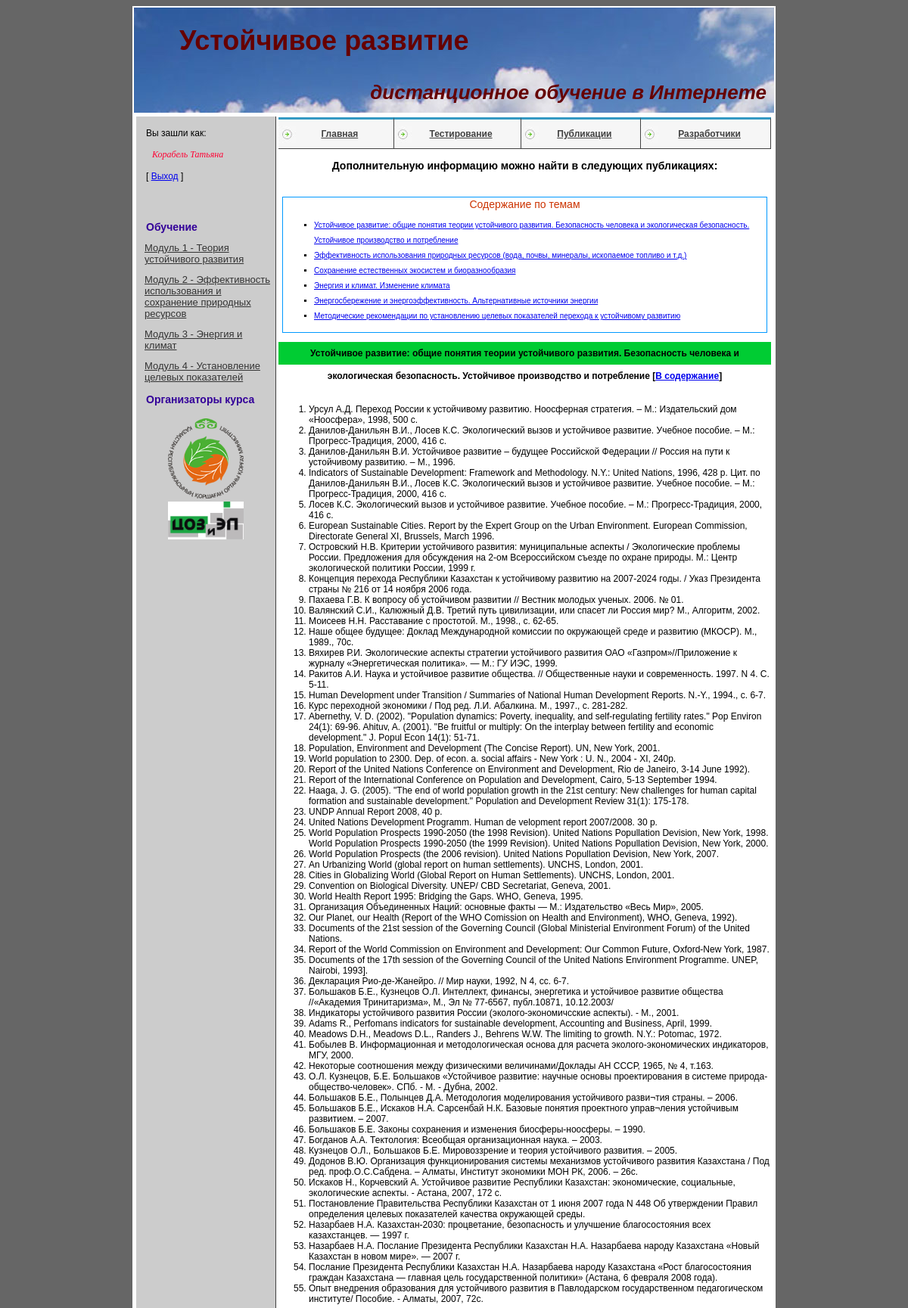
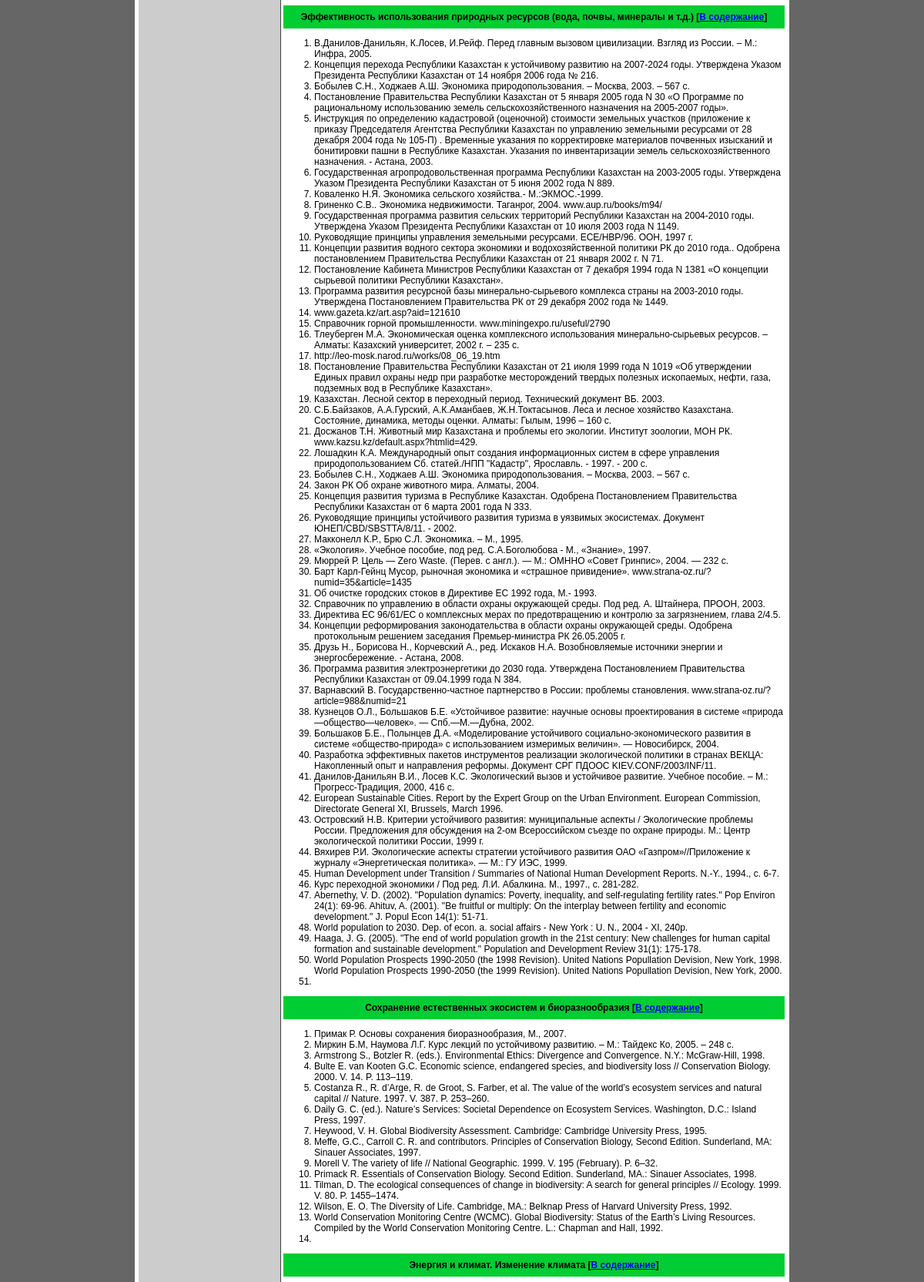
Screenshot of /project/template_view_lesson.php (signed in, upper part) with the database file from the repository (2 pictures, top to bottom).
### tables this page shows
CREATE TABLE `modules` (
  `id` INTEGER(11) NOT NULL AUTO_INCREMENT,
  `title` VARCHAR(255) NOT NULL DEFAULT '',
  `meta_k` VARCHAR(250) NOT NULL DEFAULT '',
  `meta_d` VARCHAR(255) NOT NULL DEFAULT '',
  `text` TEXT NOT NULL,
  PRIMARY KEY (`id`)
);

### project/template_view_lesson.php (the view, shortened to what the rows shown need)
<?session_start();
if (($_SESSION['login'])) {
  include("blocks/bd.php");
  ?>
<!DOCTYPE html PUBLIC "-//W3C//DTD XHTML 1.0 Transitional//EN" "http://www.w3.org/TR/xhtml1/DTD/xhtml1-transitional.dtd">
<html xmlns="http://www.w3.org/1999/xhtml">
    <head>
        <link href="style.css" rel="stylesheet" type="text/css" />
</head>
    <body>
     <table width="850" border="0" align="center" bgcolor="#FFFFFF" class="main_border">
      <?php include("blocks/header.php"); ?>
      <tr>
        <td valign="top"><table width="100%" border="0" align="center">
                        <tr>
                              <?php include("blocks/lefttd.php"); ?>
          </tr>
        </table></td>
       </tr>
    </table>
</body>
</html>
<?
}else{
      include 'procedures/if_not_auth.php';
       }
       ?>

### project/blocks/lefttd.php (shortened to what the rows shown need)
<td width="182" valign="top" class="left">
    <?php
    if (($_SESSION['login'])) {
        ?>
<?
        $result2=mysql_query("select * FROM  modules order by id",$db);
        if(mysql_num_rows($result2)>0) {
            $myrow_for_lessons=mysql_fetch_array($result2);
			echo "<div class='mod_block'>";
            do {
                printf("<p><a class='nav_link' href = 'view_modules.php?module=%s'>%s</a></p>",$myrow_for_lessons["id"],$myrow_for_lessons["title"]);
            }
            while ($myrow_for_lessons=mysql_fetch_array($result2));
echo "</div>";
        }
        else {
            echo "<p> Информация не может быть извлечена, в таблице нет записей</p>";
            exit();
        }
    }
    ?>
</td>

### rows the page displays
modules: title "Модуль 1 - Теория устойчивого развития"
modules: title "Модуль 2 - Эффективность использования и сохранение природных ресурсов"
modules: title "Модуль 3 - Энергия и климат"
modules: title "Модуль 4 - Установление целевых показателей"

### other values shown
$_SESSION[user_surname_name] "Корабель Татьяна"
